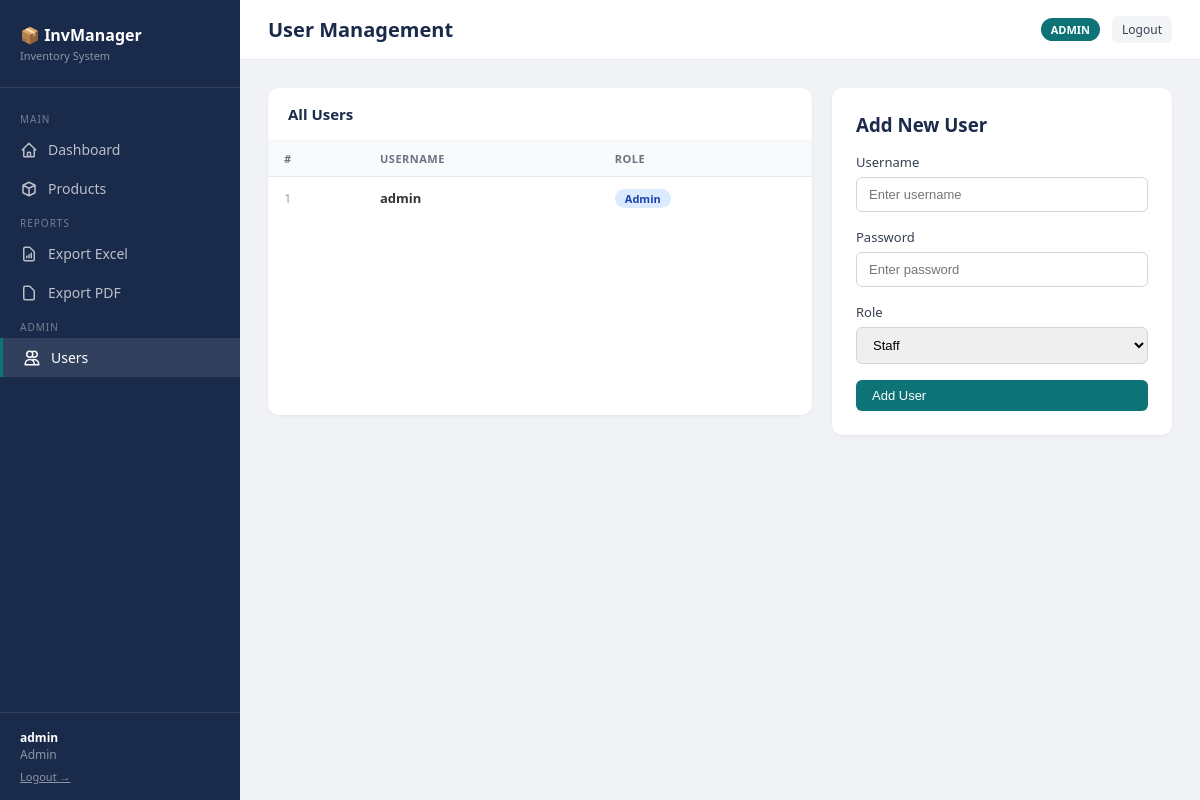
The app's page /users (signed in) with its own data.
### tables this page shows
CREATE TABLE users (
                id       INTEGER PRIMARY KEY AUTOINCREMENT,
                username TEXT UNIQUE NOT NULL,
                password TEXT NOT NULL,
                role     TEXT DEFAULT 'staff'
            );

### app.py (the view)
@app.route("/users")
@login_required
def users():
    if session["user"]["role"] != "admin":
        return redirect(url_for("dashboard"))
    all_users = db.get_all_users()
    return render_template("users.html", users=all_users, user=session["user"])

### app.py (called while the page is built)
def login_required(f):
    from functools import wraps
    @wraps(f)
    def decorated(*args, **kwargs):
        if "user" not in session:
            return redirect(url_for("login"))
        return f(*args, **kwargs)
    return decorated

### database.py (called while the page is built)
    def connect(self):
        conn = sqlite3.connect(DB_FILE)
        conn.row_factory = sqlite3.Row
        return conn

    def get_all_users(self):
        conn = self.connect()
        rows = conn.execute("SELECT id, username, role FROM users ORDER BY role").fetchall()
        conn.close()
        return [tuple(r) for r in rows]

### templates/users.html (shortened to what this page needs)
{% extends "base.html" %}
{% block page_title %}User Management{% endblock %}
{% block content %}
<div style="display:grid;grid-template-columns:1fr 340px;gap:20px;">
  <div class="card">
    <div class="card-header"><h3>All Users</h3></div>
    <table>
      <thead><tr><th>#</th><th>Username</th><th>Role</th></tr></thead>
      <tbody>
        {% for u in users %}
        <tr>
          <td style="color:#9ca3af">{{ u[0] }}</td>
          <td><strong>{{ u[1] }}</strong></td>
          <td>
            {% if u[2] == 'admin' %}
              <span style="background:#dbeafe;color:#1e40af;padding:2px 10px;border-radius:20px;font-size:11px;font-weight:600;">Admin</span>
            {% else %}
              <span style="background:#f3f4f6;color:#374151;padding:2px 10px;border-radius:20px;font-size:11px;">Staff</span>
            {% endif %}
          </td>
        </tr>
        {% endfor %}
      </tbody>
    </table>
  </div>
  <div class="form-card" style="max-width:none;height:fit-content;">
    <h3 style="margin-bottom:16px;color:#1a2a4a;">Add New User</h3>
    <form method="POST" action="{{ url_for('add_user') }}">
      <div class="form-group">
        <label>Username</label>
        <input type="text" name="username" required placeholder="Enter username"/>
      </div>
      <div class="form-group">
        <label>Password</label>
        <input type="password" name="password" required placeholder="Enter password"/>
      </div>
      <div class="form-group">
        <label>Role</label>
        <select name="role">
          <option value="staff">Staff</option>
        </select>
      </div>
      <button type="submit" class="btn btn-primary" style="width:100%;">Add User</button>
    </form>
  </div>
</div>
{% endblock %}

### templates/base.html (style rules this page uses)
* { margin:0; padding:0; box-sizing:border-box; }
body { font-family:'Segoe UI',sans-serif; background:#f0f2f5; color:#333; display:flex; min-height:100vh; }
.card { background:#fff; border-radius:10px; box-shadow:0 1px 3px rgba(0,0,0,0.06); overflow:hidden; margin-bottom:20px; }
.card-header { padding:16px 20px; border-bottom:1px solid #f3f4f6; display:flex; align-items:center; justify-content:space-between; }
.card-header h3 { font-size:15px; font-weight:600; color:#1a2a4a; }
table { width:100%; border-collapse:collapse; }
th { background:#f8fafc; padding:10px 16px; text-align:left; font-size:11px; font-weight:600; color:#6b7280; text-transform:uppercase; letter-spacing:0.5px; border-bottom:1px solid #e5e7eb; }
td { padding:12px 16px; font-size:13px; border-bottom:1px solid #f3f4f6; }
tr:last-child td { border:none; }
.btn { padding:8px 16px; border-radius:6px; border:none; cursor:pointer; font-size:13px; font-weight:500; text-decoration:none; display:inline-flex; align-items:center; gap:6px; transition:all 0.2s; }
.btn-primary { background:#0d7377; color:#fff; }
.form-group { margin-bottom:16px; }
.form-group label { display:block; font-size:13px; font-weight:500; color:#374151; margin-bottom:6px; }
.form-group input, .form-group select, .form-group textarea { width:100%; padding:9px 12px; border:1px solid #d1d5db; border-radius:6px; font-size:13px; outline:none; transition:border 0.2s; }
.form-card { background:#fff; border-radius:10px; padding:24px; box-shadow:0 1px 3px rgba(0,0,0,0.06); max-width:700px; }

### records on screen
users: id "1", username "admin", role "Admin"

### other values on screen
{{ user.username }} "admin"
{{ user.role | capitalize }} "Admin"
{{ user.role }} "ADMIN"
